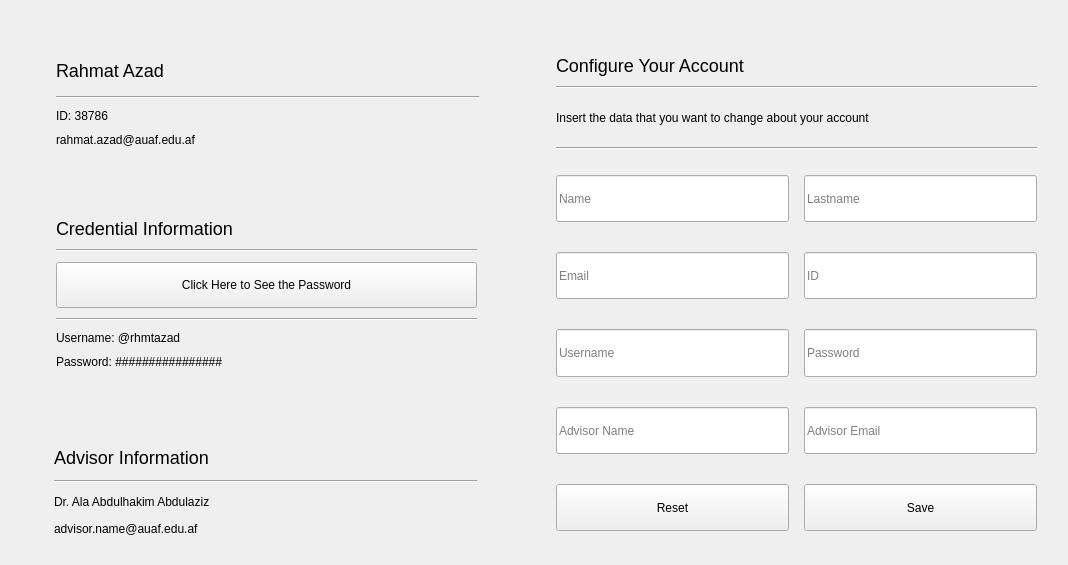
         <widget class="QWidget" name="account_page">
          <widget class="QFrame" name="account_page_advisor">
           <property name="geometry">
            <rect>
             <x>30</x>
             <y>420</y>
             <width>470</width>
             <height>136</height>
            </rect>
           </property>
           <property name="styleSheet">
            <string notr="true"/>
           </property>
           <property name="frameShape">
            <enum>QFrame::NoFrame</enum>
           </property>
           <property name="frameShadow">
            <enum>QFrame::Plain</enum>
           </property>
           <widget class="QWidget" name="layoutWidget_10">
            <property name="geometry">
             <rect>
              <x>24</x>
              <y>20</y>
              <width>423</width>
              <height>97</height>
             </rect>
            </property>
            <layout class="QVBoxLayout" name="account_page_advisor_container" stretch="3,0,2,2">
             <property name="spacing">
              <number>10</number>
             </property>
             <property name="topMargin">
              <number>5</number>
             </property>
             <item>
              <widget class="QLabel" name="account_page_advisor_title">
               <property name="styleSheet">
                <string notr="true">font-size: 18px;</string>
               </property>
               <property name="text">
                <string>Advisor Information</string>
               </property>
              </widget>
             </item>
             <item>
              <widget class="Line" name="account_page_advisor_line">
               <property name="orientation">
                <enum>Qt::Horizontal</enum>
               </property>
              </widget>
             </item>
             <item>
              <widget class="QLabel" name="account_page_advisor_name">
               <property name="text">
                <string>Dr. Ala Abdulhakim Abdulaziz</string>
               </property>
              </widget>
             </item>
             <item>
              <widget class="QLabel" name="account_page_advisor_email">
               <property name="text">
                <string>advisor.name@auaf.edu.af</string>
               </property>
              </widget>
             </item>
            </layout>
           </widget>
          </widget>
          <widget class="QFrame" name="account_page_user">
           <property name="geometry">
            <rect>
             <x>32</x>
             <y>30</y>
             <width>470</width>
             <height>136</height>
            </rect>
           </property>
           <property name="styleSheet">
            <string notr="true"/>
           </property>
           <property name="frameShape">
            <enum>QFrame::NoFrame</enum>
           </property>
           <property name="frameShadow">
            <enum>QFrame::Plain</enum>
           </property>
           <widget class="QWidget" name="layoutWidget_12">
            <property name="geometry">
             <rect>
              <x>24</x>
              <y>20</y>
              <width>423</width>
              <height>97</height>
             </rect>
            </property>
            <layout class="QVBoxLayout" name="account_page_user_container" stretch="3,0,0,0">
             <property name="spacing">
              <number>10</number>
             </property>
             <property name="topMargin">
              <number>5</number>
             </property>
             <item>
              <widget class="QLabel" name="account_page_user_title">
               <property name="styleSheet">
                <string notr="true">font-size: 18px;</string>
               </property>
               <property name="text">
                <string>Rahmat Azad</string>
               </property>
              </widget>
             </item>
             <item>
              <widget class="Line" name="account_page_user_line">
               <property name="orientation">
                <enum>Qt::Horizontal</enum>
               </property>
              </widget>
             </item>
             <item>
              <widget class="QLabel" name="account_page_user_phone">
               <property name="text">
                <string>ID: 38786</string>
               </property>
              </widget>
             </item>
             <item>
              <widget class="QLabel" name="accoun_page_user_email">
               <property name="text">
                <string>rahmat.azad@auaf.edu.af</string>
               </property>
              </widget>
             </item>
            </layout>
           </widget>
          </widget>
          <widget class="QFrame" name="account_page_credential">
           <property name="geometry">
            <rect>
             <x>30</x>
             <y>195</y>
             <width>470</width>
             <height>196</height>
            </rect>
           </property>
           <property name="styleSheet">
            <string notr="true"/>
           </property>
           <property name="frameShape">
            <enum>QFrame::NoFrame</enum>
           </property>
           <property name="frameShadow">
            <enum>QFrame::Plain</enum>
           </property>
           <widget class="QWidget" name="layoutWidget_6">
            <property name="geometry">
             <rect>
              <x>26</x>
              <y>23</y>
              <width>421</width>
              <height>151</height>
             </rect>
            </property>
            <layout class="QVBoxLayout" name="account_page_credential_container" stretch="0,0,0,0,0,0">
             <property name="spacing">
              <number>10</number>
             </property>
             <property name="topMargin">
              <number>0</number>
             </property>
             <property name="bottomMargin">
              <number>0</number>
             </property>
             <item>
              <widget class="QLabel" name="account_page_credential_title">
               <property name="styleSheet">
                <string notr="true">font-size: 18px;</string>
               </property>
               <property name="text">
                <string>Credential Information</string>
               </property>
              </widget>
             </item>
             <item>
              <widget class="Line" name="account_page_credential_line1">
               <property name="orientation">
                <enum>Qt::Horizontal</enum>
               </property>
              </widget>
             </item>
             <item>
              <widget class="QPushButton" name="account_page_credential_line2">
               <property name="sizePolicy">
                <sizepolicy hsizetype="Expanding" vsizetype="Expanding">
                 <horstretch>0</horstretch>
                 <verstretch>0</verstretch>
                </sizepolicy>
               </property>
               <property name="text">
                <string>Click Here to See the Password</string>
               </property>
              </widget>
             </item>
             <item>
              <widget class="Line" name="account_page_credential_line">
               <property name="orientation">
                <enum>Qt::Horizontal</enum>
               </property>
              </widget>
             </item>
             <item>
              <widget class="QLabel" name="account_page_credential_username">
               <property name="text">
                <string>Username: @rhmtazad</string>
               </property>
              </widget>
             </item>
             <item>
              <widget class="QLabel" name="account_page_credential_password">
               <property name="text">
                <string>Password: ################</string>
               </property>
              </widget>
             </item>
            </layout>
           </widget>
          </widget>
          <widget class="QFrame" name="account_page_config">
           <property name="geometry">
            <rect>
             <x>536</x>
             <y>30</y>
             <width>523</width>
             <height>526</height>
            </rect>
           </property>
           <property name="styleSheet">
            <string notr="true"/>
           </property>
           <property name="frameShape">
            <enum>QFrame::NoFrame</enum>
           </property>
           <property name="frameShadow">
            <enum>QFrame::Plain</enum>
           </property>
           <widget class="QWidget" name="layoutWidget_5">
            <property name="geometry">
             <rect>
              <x>20</x>
              <y>20</y>
              <width>481</width>
              <height>486</height>
             </rect>
            </property>
            <layout class="QVBoxLayout" name="account_page_config_container" stretch="0,0,2,0,20">
             <property name="spacing">
              <number>10</number>
             </property>
             <property name="topMargin">
              <number>5</number>
             </property>
             <property name="bottomMargin">
              <number>0</number>
             </property>
             <item>
              <widget class="QLabel" name="config_account_title">
               <property name="styleSheet">
                <string notr="true">font-size: 18px;</string>
               </property>
               <property name="text">
                <string>Configure Your Account</string>
               </property>
              </widget>
             </item>
             <item>
              <widget class="Line" name="config_account_line1">
               <property name="orientation">
                <enum>Qt::Horizontal</enum>
               </property>
              </widget>
             </item>
             <item>
              <widget class="QLabel" name="config_account_guide">
               <property name="text">
                <string>Insert the data that you want to change about your account</string>
               </property>
              </widget>
             </item>
             <item>
              <widget class="Line" name="config_account_line2">
               <property name="orientation">
                <enum>Qt::Horizontal</enum>
               </property>
              </widget>
             </item>
             <item>
              <layout class="QGridLayout" name="account_page_config_input_container">
               <property name="topMargin">
                <number>15</number>
               </property>
               <property name="rightMargin">
                <number>0</number>
               </property>
               <property name="bottomMargin">
                <number>5</number>
               </property>
               <property name="horizontalSpacing">
                <number>15</number>
               </property>
               <property name="verticalSpacing">
                <number>30</number>
               </property>
               <item row="0" column="1">
                <widget class="QLineEdit" name="config_account_lastname">
                 <property name="sizePolicy">
                  <sizepolicy hsizetype="Expanding" vsizetype="Expanding">
                   <horstretch>0</horstretch>
                   <verstretch>0</verstretch>
                  </sizepolicy>
                 </property>
                 <property name="text">
                  <string/>
                 </property>
                 <property name="placeholderText">
                  <string>Lastname</string>
                 </property>
                </widget>
               </item>
               <item row="1" column="0">
                <widget class="QLineEdit" name="config_account_email">
                 <property name="sizePolicy">
                  <sizepolicy hsizetype="Expanding" vsizetype="Expanding">
                   <horstretch>0</horstretch>
                   <verstretch>0</verstretch>
                  </sizepolicy>
                 </property>
                 <property name="text">
                  <string/>
                 </property>
                 <property name="placeholderText">
                  <string>Email</string>
                 </property>
                </widget>
               </item>
               <item row="0" column="0">
                <widget class="QLineEdit" name="config_account_name">
                 <property name="sizePolicy">
                  <sizepolicy hsizetype="Expanding" vsizetype="Expanding">
                   <horstretch>0</horstretch>
                   <verstretch>0</verstretch>
                  </sizepolicy>
                 </property>
                 <property name="text">
                  <string/>
                 </property>
                 <property name="placeholderText">
                  <string>Name</string>
                 </property>
                </widget>
               </item>
               <item row="2" column="0">
                <widget class="QLineEdit" name="config_account_username">
                 <property name="sizePolicy">
                  <sizepolicy hsizetype="Expanding" vsizetype="Expanding">
                   <horstretch>0</horstretch>
                   <verstretch>0</verstretch>
                  </sizepolicy>
                 </property>
                 <property name="text">
                  <string/>
                 </property>
                 <property name="placeholderText">
                  <string>Username</string>
                 </property>
                </widget>
               </item>
               <item row="2" column="1">
                <widget class="QLineEdit" name="config_account_password">
                 <property name="sizePolicy">
                  <sizepolicy hsizetype="Expanding" vsizetype="Expanding">
                   <horstretch>0</horstretch>
                   <verstretch>0</verstretch>
                  </sizepolicy>
                 </property>
                 <property name="text">
                  <string/>
                 </property>
                 <property name="placeholderText">
                  <string>Password</string>
                 </property>
                </widget>
               </item>
               <item row="3" column="1">
                <widget class="QLineEdit" name="config_account_advisor_email">
                 <property name="sizePolicy">
                  <sizepolicy hsizetype="Expanding" vsizetype="Expanding">
                   <horstretch>0</horstretch>
                   <verstretch>0</verstretch>
                  </sizepolicy>
                 </property>
                 <property name="text">
                  <string/>
                 </property>
                 <property name="placeholderText">
                  <string>Advisor Email</string>
                 </property>
                </widget>
               </item>
               <item row="3" column="0">
                <widget class="QLineEdit" name="config_account_advisor_name">
                 <property name="sizePolicy">
                  <sizepolicy hsizetype="Expanding" vsizetype="Expanding">
                   <horstretch>0</horstretch>
                   <verstretch>0</verstretch>
                  </sizepolicy>
                 </property>
                 <property name="text">
                  <string/>
                 </property>
                 <property name="placeholderText">
                  <string>Advisor Name</string>
                 </property>
                </widget>
               </item>
               <item row="1" column="1">
                <widget class="QLineEdit" name="config_account_id">
                 <property name="sizePolicy">
                  <sizepolicy hsizetype="Expanding" vsizetype="Expanding">
                   <horstretch>0</horstretch>
                   <verstretch>0</verstretch>
                  </sizepolicy>
                 </property>
                 <property name="text">
                  <string/>
                 </property>
                 <property name="placeholderText">
                  <string>ID</string>
                 </property>
                </widget>
               </item>
               <item row="4" column="0">
                <widget class="QPushButton" name="config_account_reset">
                 <property name="sizePolicy">
                  <sizepolicy hsizetype="Expanding" vsizetype="Expanding">
                   <horstretch>0</horstretch>
                   <verstretch>0</verstretch>
                  </sizepolicy>
                 </property>
                 <property name="text">
                  <string>Reset</string>
                 </property>
                </widget>
               </item>
               <item row="4" column="1">
                <widget class="QPushButton" name="config_account_save">
                 <property name="sizePolicy">
                  <sizepolicy hsizetype="Expanding" vsizetype="Expanding">
                   <horstretch>0</horstretch>
                   <verstretch>0</verstretch>
                  </sizepolicy>
                 </property>
                 <property name="text">
                  <string>Save</string>
                 </property>
                </widget>
               </item>
              </layout>
             </item>
            </layout>
           </widget>
          </widget>
          <zorder>account_page_user</zorder>
          <zorder>account_page_advisor</zorder>
          <zorder>account_page_credential</zorder>
          <zorder>account_page_config</zorder>
         </widget>
